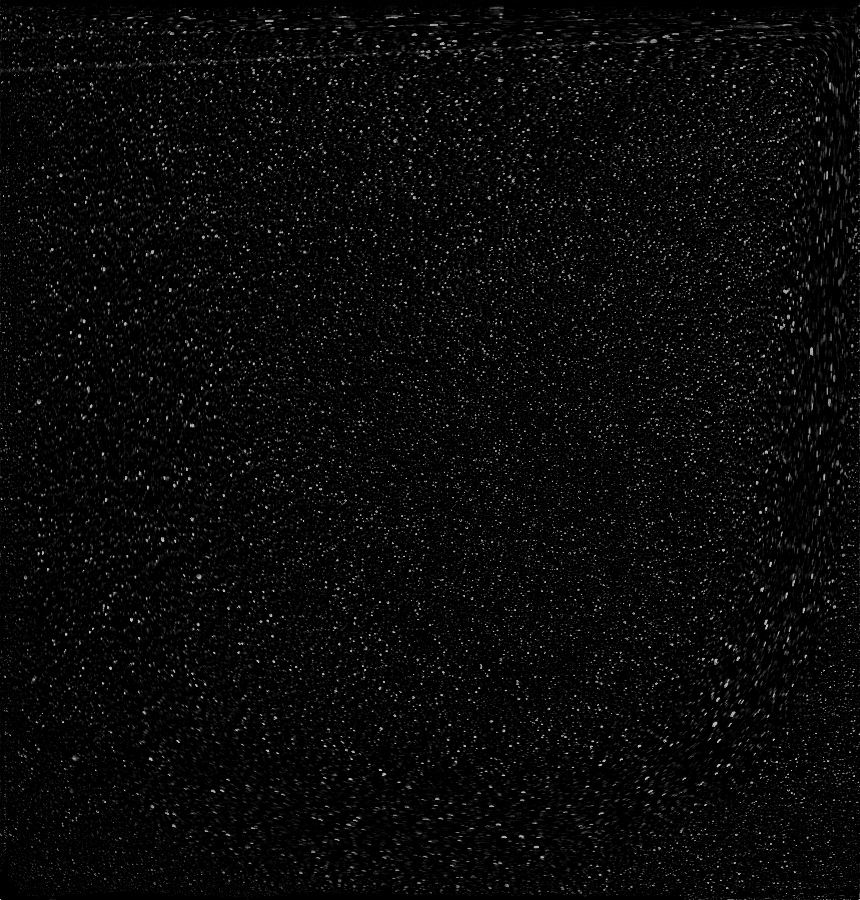
#> input picture openpiv/pouya/00020359.bmp, 860 x 900 px, given in place of free vibration000001.T000.D000.P000.H000.LB.TIF, which was not available
$ python InsightImageCorrection.py
#> lines starting #> are read from the running program, lines starting #| are printed output that depends on the picture; pictures that were not available may be replaced by others from this repository, and a replacement may not be noted
### openpiv/tools.py
#!/usr/bin/env python
"""The openpiv.tools module is a collection of utilities and tools.
"""

__licence__ = """
Copyright (C) 2011  www.openpiv.net

This program is free software: you can redistribute it and/or modify
it under the terms of the GNU General Public License as published by
the Free Software Foundation, either version 3 of the License, or
(at your option) any later version.

This program is distributed in the hope that it will be useful,
but WITHOUT ANY WARRANTY without even the implied warranty of
MERCHANTABILITY or FITNESS FOR A PARTICULAR PURPOSE.  See the
GNU General Public License for more details.

You should have received a copy of the GNU General Public License
along with this program.  If not, see <http://www.gnu.org/licenses/>.
"""

import glob
import sys
import os.path
import multiprocessing

import numpy as np
import matplotlib.pyplot as plt
import matplotlib.patches as pt
# from builtins import range
from imageio import imread as _imread, imsave as _imsave


# [94 lines left out: function display_vector_field, not called in this run]


def imread(filename, flatten=0):
    """Read an image file into a numpy array
    using imageio.imread

    Parameters
    ----------
    filename :  string
        the absolute path of the image file
    flatten :   bool
        True if the image is RGB color or False (default) if greyscale

    Returns
    -------
    frame : np.ndarray
        a numpy array with grey levels


    Examples
    --------

    >>> image = openpiv.tools.imread( 'image.bmp' )
    >>> print image.shape
        (1280, 1024)


    """
#> called with flatten = 0
    im = _imread(filename)
#> im is the input picture: shape (900, 860); min 0, max 191, mean 9.2
    if np.ndim(im) > 2:
        im = rgb2gray(im)

    return im


def rgb2gray(rgb):
    return np.dot(rgb[..., :3], [0.299, 0.587, 0.144])


# [217 lines left out: functions imsave, convert16bitsTIF, mark_background, mark_background2, edges, find_reflexions and 3 more, not called in this run]

class Multiprocesser():
    # [296 lines left out: functions __init__, run, find_background, find_background2, negative, display_windows_sampling and 6 more, not called in this run]

### openpiv/pouya/InsightImageCorrection.py
# this script investigates the quality of our PIV images and why they can not be viewed properly.
# the problem turns out to be the scaling of the intensity value. the intensity range in our images is
# from 0 to 4095, but there is hardly any data (info) above 500. so if we cap the data around 500 or limit
# the viewing range to this value the images become more clear.

from openpiv import tools
import matplotlib.pyplot as plt
import skimage.exposure as ski_expo


img = tools.imread('E:\\Data\\PIV_Comparison\\Insight_vs_OpenPIV\\free vibration\\RawData\\free vibration000001.T000.D000.P000.H000.LB.TIF')

fig, ax = plt.subplots(2, 2)
val, center = ski_expo.histogram(img)
#> val = 192 values, max 425576 at index 0, min 34 at index 190, mean 4031.2; center = 192 values from 0 to 191
ax[0,0].imshow(img,cmap='gray')
ax[0,1].plot(center, val)
img_correccted = ski_expo.rescale_intensity(img, in_range=(0,600), out_range=(0,4095))
#img = ski_expo.adjust_gamma(img, gamma=0.9)
val, center = ski_expo.histogram(img_correccted)
#> val = 256 values, max 425576 at index 0, min 0 at index 3, mean 3023.4; center = 256 values from 2.55 to 1301
ax[1,0].imshow(img_correccted,cmap='gray')
ax[1,1].plot(center, val)
plt.tight_layout()
plt.show()
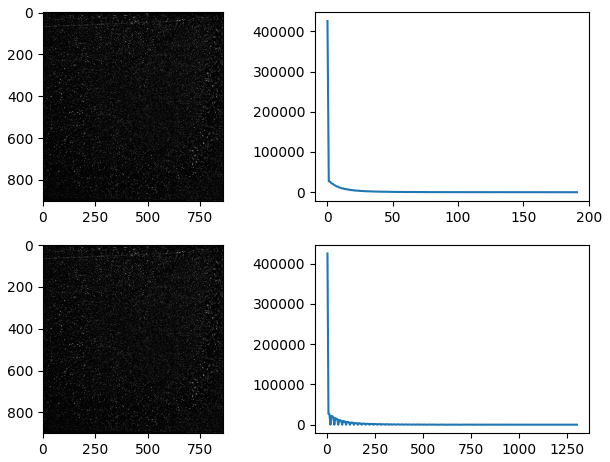
#> figure drawn by matplotlib, 4 panels; panel 2: curve peaks at x = 0, y = 425576; panel 4: curve peaks at x = 2.55, y = 425576

# the difference is huge, is this gonna have a significant effect on the PIV results?
# Let's try to clip the values above 600 and see if the results are similar:

fig, ax = plt.subplots(1, 2)
ax[0].imshow(img_correccted, cmap='gray')

n=0
img_clipped = img.copy()
for i in range(img.shape[0]):
    for j in range(img.shape[1]):
        if img_clipped[i, j] > 600:
            img_clipped[i, j] = 600
            n += 1
#> after the loop, n = 0
ax[1].imshow(img_clipped, cmap='gray')
plt.tight_layout()
plt.show()
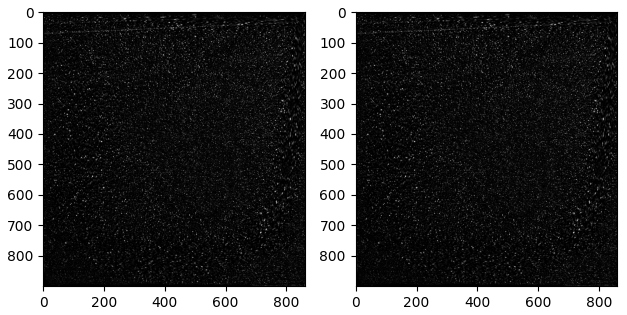
#> figure drawn by matplotlib, 2 panels
print(n)
#| 0

# the similarity of the these plots indicate that the effect is probably only aesthetic and it has
# probably little effect on the PIV results. only the scale of the plot is different. Also only about 8200
# points had intensity higher than 600 which acounts for less than 0.5 percent of the points. insignificant!
# infact we can just limit the color map extent:

plt.imshow(img, cmap='gray', vmin=0, vmax=500)
plt.tight_layout()
plt.show()

$ run again, on openpiv/pouya/exp1_001_a.bmp
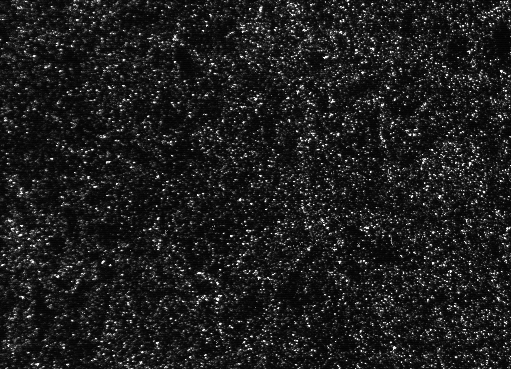
#> input picture openpiv/pouya/exp1_001_a.bmp, 511 x 369 px, given in place of free vibration000001.T000.D000.P000.H000.LB.TIF, which was not available
#> in imread, im is the input picture: shape (369, 511); min 0, max 250, mean 29.4
#> `val, center = ski_expo.histogram(img)`: val = 251 values, max 9923 at index 11, min 0 at index 1, mean 751.2; center = 251 values from 0 to 250
#> `val, center = ski_expo.histogram(img_correccted)`: val = 256 values, max 9923 at index 11, min 0 at index 1, mean 736.6; center = 256 values from 3.33 to 1702.9
#> `plt.show()`:
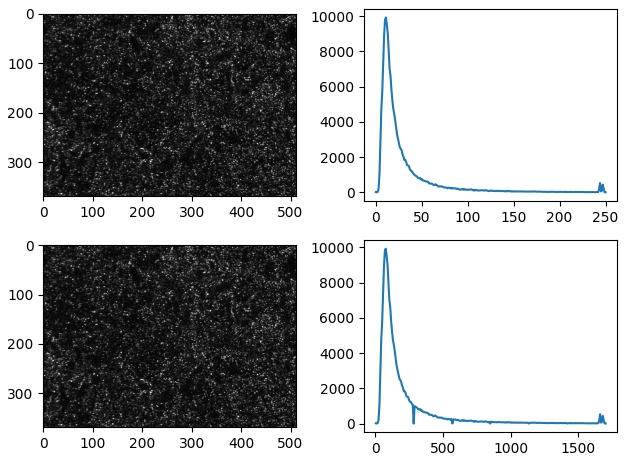
#> figure drawn by matplotlib, 4 panels; panel 2: curve peaks at x = 11, y = 9923; panel 4: curve peaks at x = 76.65, y = 9923
#> `plt.show()`:
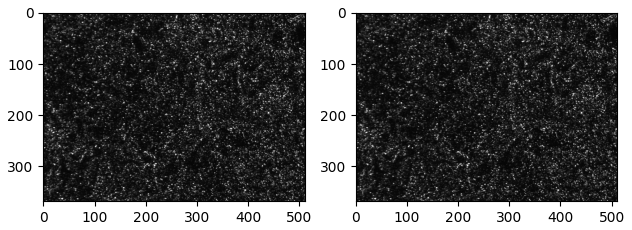
#> figure drawn by matplotlib, 2 panels
#| 0

$ run again, on openpiv/pouya/exp1_001_b.bmp
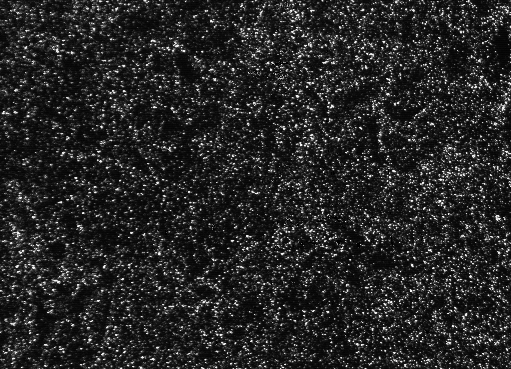
#> input picture openpiv/pouya/exp1_001_b.bmp, 511 x 369 px, given in place of free vibration000001.T000.D000.P000.H000.LB.TIF, which was not available
#> in imread, im is the input picture: shape (369, 511); min 0, max 249, mean 37.4
#> `val, center = ski_expo.histogram(img)`: val = 250 values, max 8234 at index 13, min 0 at index 1, mean 754.2; center = 250 values from 0 to 249
#> `val, center = ski_expo.histogram(img_correccted)`: val = 256 values, max 8234 at index 13, min 0 at index 1, mean 736.6; center = 256 values from 3.32 to 1696.1
#> `plt.show()`:
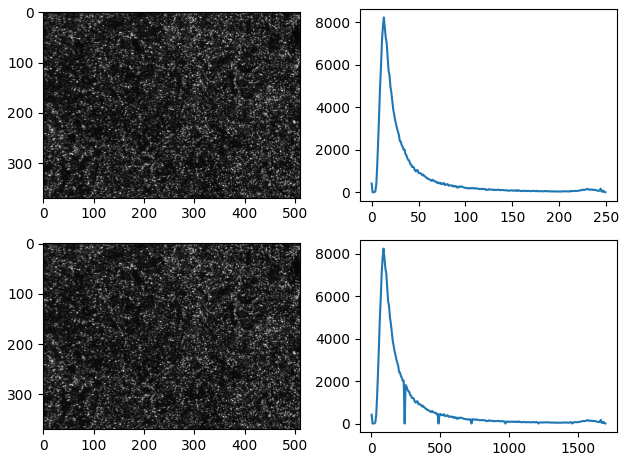
#> figure drawn by matplotlib, 4 panels; panel 2: curve peaks at x = 13, y = 8234; panel 4: curve peaks at x = 89.62, y = 8234
#> `plt.show()`:
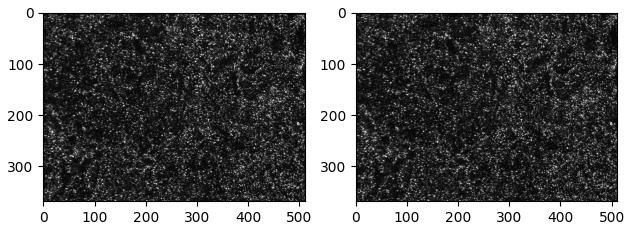
#> figure drawn by matplotlib, 2 panels
#| 0
